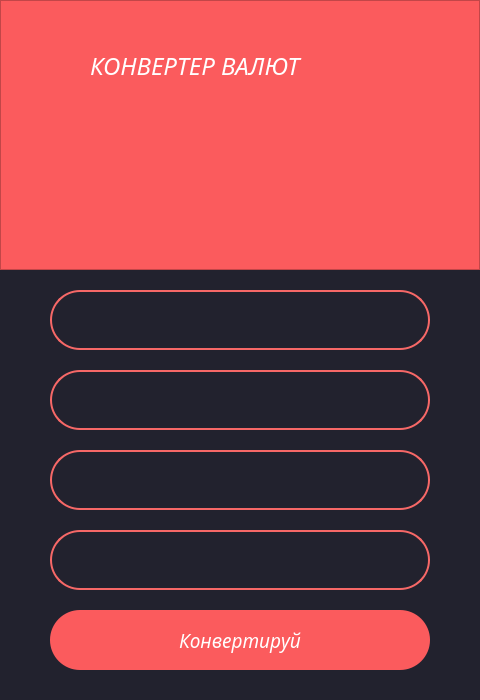
<?xml version="1.0" encoding="UTF-8"?>
<ui version="4.0">
 <class>MainWindow</class>
 <widget class="QMainWindow" name="MainWindow">
  <property name="geometry">
   <rect>
    <x>0</x>
    <y>0</y>
    <width>480</width>
    <height>700</height>
   </rect>
  </property>
  <property name="windowTitle">
   <string>MainWindow</string>
  </property>
  <widget class="QWidget" name="centralwidget">
   <property name="styleSheet">
    <string notr="true">background-color:#22222e</string>
   </property>
   <widget class="QFrame" name="frame">
    <property name="geometry">
     <rect>
      <x>0</x>
      <y>0</y>
      <width>480</width>
      <height>270</height>
     </rect>
    </property>
    <property name="styleSheet">
     <string notr="true">background-color:#fb5b5d</string>
    </property>
    <property name="frameShape">
     <enum>QFrame::StyledPanel</enum>
    </property>
    <property name="frameShadow">
     <enum>QFrame::Raised</enum>
    </property>
    <widget class="QLabel" name="label">
     <property name="geometry">
      <rect>
       <x>90</x>
       <y>20</y>
       <width>311</width>
       <height>91</height>
      </rect>
     </property>
     <property name="font">
      <font>
       <family>Monotype Corsiva</family>
       <pointsize>18</pointsize>
       <italic>true</italic>
      </font>
     </property>
     <property name="styleSheet">
      <string notr="true">color:white</string>
     </property>
     <property name="text">
      <string>КОНВЕРТЕР ВАЛЮТ</string>
     </property>
    </widget>
    <widget class="QLabel" name="label_2">
     <property name="geometry">
      <rect>
       <x>150</x>
       <y>110</y>
       <width>181</width>
       <height>111</height>
      </rect>
     </property>
     <property name="text">
      <string/>
     </property>
     <property name="pixmap">
      <pixmap>C:/Users/danil/Desktop/icon-convert-7.jpg</pixmap>
     </property>
    </widget>
   </widget>
   <widget class="QLineEdit" name="input_amount">
    <property name="geometry">
     <rect>
      <x>50</x>
      <y>370</y>
      <width>380</width>
      <height>60</height>
     </rect>
    </property>
    <property name="font">
     <font>
      <family>Monotype Corsiva</family>
      <pointsize>14</pointsize>
      <italic>true</italic>
     </font>
    </property>
    <property name="styleSheet">
     <string notr="true">background-color:#22222e;
border:2px solid #f66867;
border-radius: 30;
color: white;</string>
    </property>
    <property name="alignment">
     <set>Qt::AlignCenter</set>
    </property>
   </widget>
   <widget class="QLineEdit" name="output_amount">
    <property name="geometry">
     <rect>
      <x>50</x>
      <y>530</y>
      <width>380</width>
      <height>60</height>
     </rect>
    </property>
    <property name="font">
     <font>
      <family>Monotype Corsiva</family>
      <pointsize>14</pointsize>
      <italic>true</italic>
     </font>
    </property>
    <property name="styleSheet">
     <string notr="true">background-color:#22222e;
border:2px solid #f66867;
border-radius: 30;
color: white;</string>
    </property>
    <property name="alignment">
     <set>Qt::AlignCenter</set>
    </property>
   </widget>
   <widget class="QLineEdit" name="output_currency">
    <property name="geometry">
     <rect>
      <x>50</x>
      <y>450</y>
      <width>380</width>
      <height>60</height>
     </rect>
    </property>
    <property name="font">
     <font>
      <family>Monotype Corsiva</family>
      <pointsize>14</pointsize>
      <italic>true</italic>
     </font>
    </property>
    <property name="styleSheet">
     <string notr="true">background-color:#22222e;
border:2px solid #f66867;
border-radius: 30;
color: white;</string>
    </property>
    <property name="alignment">
     <set>Qt::AlignCenter</set>
    </property>
   </widget>
   <widget class="QPushButton" name="pushButton">
    <property name="geometry">
     <rect>
      <x>50</x>
      <y>610</y>
      <width>380</width>
      <height>60</height>
     </rect>
    </property>
    <property name="font">
     <font>
      <family>Monotype Corsiva</family>
      <pointsize>14</pointsize>
      <italic>true</italic>
     </font>
    </property>
    <property name="styleSheet">
     <string notr="true">QPushButton {
	color:white;
	background-color:#fb5b5d;
	border-radius: 30;
}

QPushButton:pressed {
	background-color: #fa4244
}</string>
    </property>
    <property name="text">
     <string>Конвертируй</string>
    </property>
   </widget>
   <widget class="QLineEdit" name="input_currency">
    <property name="geometry">
     <rect>
      <x>50</x>
      <y>290</y>
      <width>380</width>
      <height>60</height>
     </rect>
    </property>
    <property name="font">
     <font>
      <family>Monotype Corsiva</family>
      <pointsize>14</pointsize>
      <italic>true</italic>
     </font>
    </property>
    <property name="styleSheet">
     <string notr="true">background-color:#22222e;
border:2px solid #f66867;
border-radius: 30;
color: white;</string>
    </property>
    <property name="alignment">
     <set>Qt::AlignCenter</set>
    </property>
   </widget>
  </widget>
 </widget>
 <resources/>
 <connections/>
</ui>
